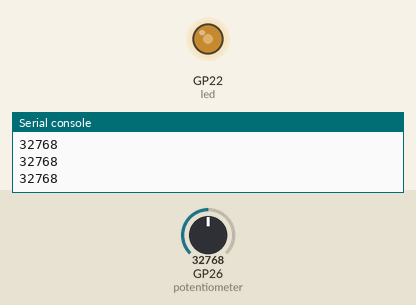
Bench run of a program on a simulated Raspberry Pi Pico running MicroPython. Shown: output pins drawn as LEDs (lit = HIGH), the last lines printed to the serial console. The test bench sets the inputs (shaded band); at power-on: GP26 (potentiometer) = 32768 (analog values on the 0–65535 scale).

Above: at 1.2 s.
1.3 s: GP26 (potentiometer) set to 45874
At 2.5 s:
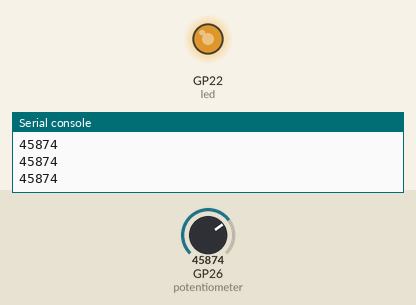
2.8 s: GP26 (potentiometer) set to 57670
At 3.8 s:
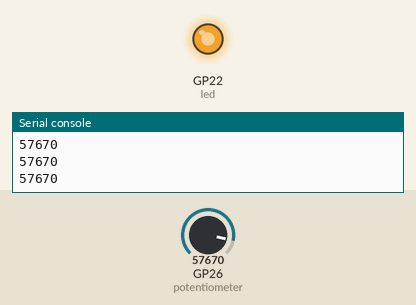
4.3 s: GP26 (potentiometer) set to 7864
At 5.0 s:
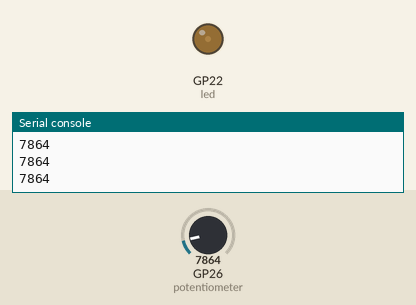
5.8 s: GP26 (potentiometer) set to 0
At 6.3 s:
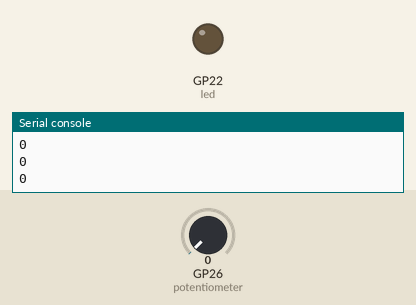
Timing chart, 0 to 8.3 s (numbered marks = the images above; inputs shaded):
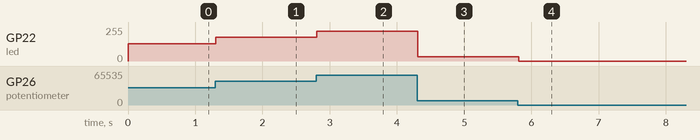

The program:

ex_adc_led.py
```python
from machine import Pin, ADC, PWM
from time import sleep

led = PWM(Pin(22)) # PWM 객체 생성
potentiometer = ADC(26)
led.freq(1000) # 신호 주기 설정

while True:
    value = potentiometer.read_u16()
    print(value)
    led.duty_u16(value) # PWM 신호 발생(0~65535)
    sleep(0.1)
```

Measured:
- after the input at 1.3 s, GP22 (led): 128/255 → 178/255 at once
- after the input at 2.8 s, GP22 (led): 178/255 → 224/255 at once
- after the input at 4.3 s, GP22 (led): 224/255 → 31/255 at once
- after the input at 5.8 s, GP22 (led): 31/255 → 0/255 at once
